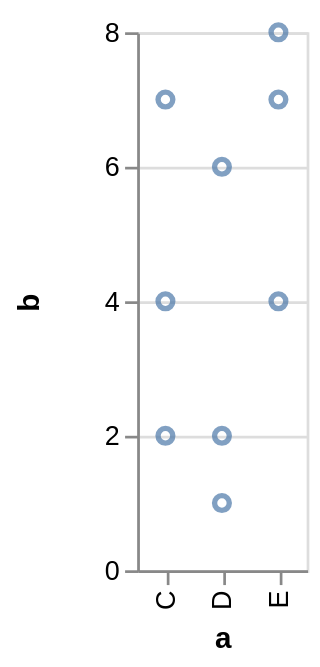

Specify this chart in Vega-Lite:
### Vega specification from a JSON file in a GitHub repository (floating-point values rounded to 4 significant figures)
{"$schema": "https://vega.github.io/schema/vega/v3.0.json", "autosize": "pad", "padding": 5, "height": 200, "style": "cell", "data": [{"name": "source_0", "values": [{"a": "C", "b": 2}, {"a": "C", "b": 7}, {"a": "C", "b": 4}, {"a": "D", "b": 1}, {"a": "D", "b": 2}, {"a": "D", "b": 6}, {"a": "E", "b": 8}, {"a": "E", "b": 4}, {"a": "E", "b": 7}]}, {"name": "data_0", "source": "source_0", "transform": [{"type": "formula", "expr": "toNumber(datum[\"b\"])", "as": "b"}, {"type": "filter", "expr": "datum[\"b\"] !== null && !isNaN(datum[\"b\"])"}]}], "signals": [{"name": "plotname_x_step", "value": 21}, {"name": "width", "update": "bandspace(domain('plotname_x').length, 1, 0.5) * plotname_x_step"}], "marks": [{"name": "plotname_marks", "type": "symbol", "style": ["point"], "from": {"data": "data_0"}, "encode": {"update": {"x": {"scale": "plotname_x", "field": "a"}, "y": {"scale": "plotname_y", "field": "b"}, "stroke": {"value": "#4c78a8"}, "fill": {"value": "transparent"}, "opacity": {"value": 0.7}}}}], "scales": [{"name": "plotname_x", "type": "point", "domain": {"data": "data_0", "field": "a", "sort": true}, "range": {"step": {"signal": "plotname_x_step"}}, "padding": 0.5}, {"name": "plotname_y", "type": "linear", "domain": {"data": "data_0", "field": "b"}, "range": [{"signal": "height"}, 0], "nice": true, "zero": true}], "axes": [{"scale": "plotname_x", "orient": "bottom", "title": "a", "zindex": 1, "encode": {"labels": {"update": {"angle": {"value": 270}, "align": {"value": "right"}, "baseline": {"value": "middle"}}}}}, {"scale": "plotname_y", "orient": "left", "labelOverlap": true, "tickCount": {"signal": "ceil(height/40)"}, "title": "b", "zindex": 1}, {"scale": "plotname_y", "orient": "left", "domain": false, "grid": true, "labels": false, "maxExtent": 0, "minExtent": 0, "tickCount": {"signal": "ceil(height/40)"}, "ticks": false, "zindex": 0, "gridScale": "plotname_x"}], "config": {"axis": {"titlePadding": 5}, "axisY": {"minExtent": 30}}}
